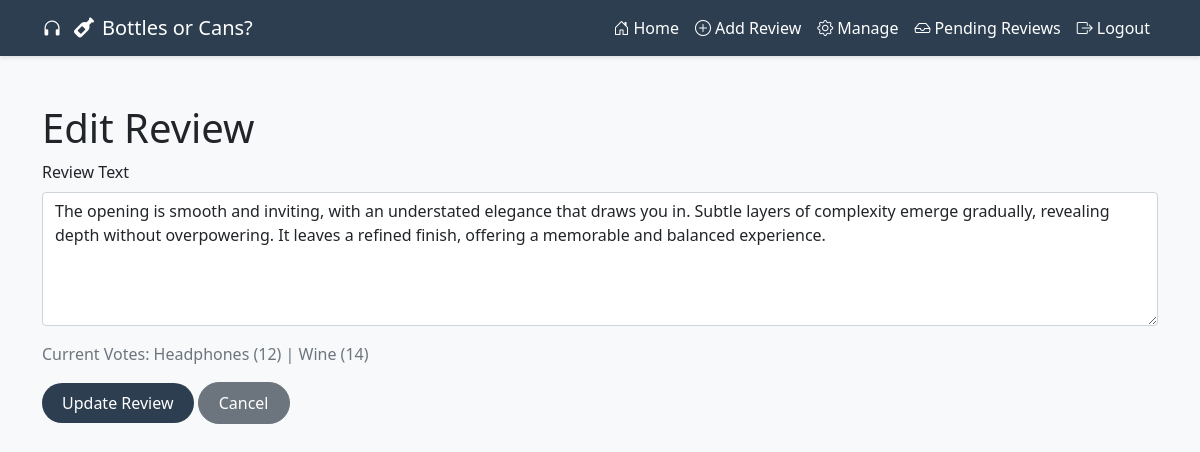
The page /edit-review/49 (signed in) on the database its author committed.
### app.py (models this page shows)
class Review(db.Model):
    id = db.Column(db.Integer, primary_key=True)
    text = db.Column(db.String(500), nullable=False)
    votes_headphones = db.Column(db.Integer, default=0)
    votes_wine = db.Column(db.Integer, default=0)
    created_at = db.Column(db.DateTime, default=datetime.utcnow)

### app.py (the view)
@app.route('/edit-review/<int:review_id>', methods=['GET', 'POST'])
@login_required
def edit_review(review_id):
    review = Review.query.get_or_404(review_id)
    if request.method == 'POST':
        review.text = request.form.get('review_text')
        db.session.commit()
        flash('Review updated successfully!', 'success')
        return redirect(url_for('manage_reviews'))
    return render_template('edit_review.html', review=review)

### app.py (called while the page is built)
def login_required(f):
    @wraps(f)
    def decorated_function(*args, **kwargs):
        if 'logged_in' not in session:
            flash('Please log in first.', 'warning')
            return redirect(url_for('admin_login'))
        return f(*args, **kwargs)
    return decorated_function

### templates/edit_review.html
{% extends 'base.html' %}
{% block content %}
<div class="container mt-5">
    <h1>Edit Review</h1>
    <form method="POST">
        <div class="mb-3">
            <label for="review_text" class="form-label">Review Text</label>
            <textarea
                class="form-control"
                id="review_text"
                name="review_text"
                rows="5"
                required
            >{{ review.text }}</textarea>
        </div>
        <div class="mb-3">
            <p class="text-muted">
                Current Votes:
                Headphones ({{ review.votes_headphones }}) |
                Wine ({{ review.votes_wine }})
            </p>
        </div>
        <button type="submit" class="btn btn-primary">Update Review</button>
        <a href="{{ url_for('manage_reviews') }}" class="btn btn-secondary">Cancel</a>
    </form>
</div>
{% endblock %}

### templates/base.html (style rules this page uses)
:root { --primary-color: #2c3e50; --secondary-color: #e74c3c; --background-color: #f8f9fa; }
body { background-color: var(--background-color); font-family: 'Segoe UI', Tahoma, Geneva, Verdana, sans-serif; }
.btn { border-radius: 25px; padding: 8px 20px; transition: transform 0.3s ease, box-shadow 0.3s ease; position: relative; z-index: 1; }
.btn-primary { background-color: var(--primary-color); border: none; }

### rows shown on the page
Review: review_text "The opening is smooth and inviting, with an understated elegance that draws you in. Subtle layers of complexity emerge gradually, revealing depth without overpowering. It leaves a refined finish, offering a memorable and balanced experience.", votes_headphones "12", votes_wine "14"
